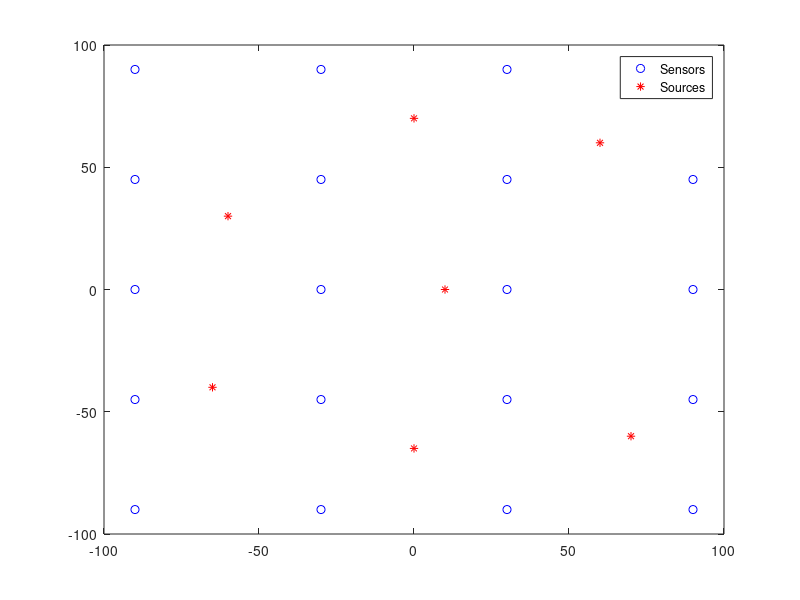

Here is the MATLAB script that generated this plot:
%Attack example 1 
s = [40,40,-40,-40,40,0,-40,0,10;40,-40,40,-40,0,40,0,-40,5];
xTrue = [10,20,0;-10,0,-10];
%Attack example 2 
s = [40,40,-40,-40,40,0,-40,0;40,-40,40,-40,0,40,0,-40];
xTrue = [10,-20,30;-100,-25,20];
%Attack example 3 
s = [40,40,-40,-40,40,0,-40,0;40,-40,40,-40,0,40,0,-40];
xTrue = [10,-20,30;-10,-25,20];
%Attack example 4 
s = [800,300,1500,-600;600,450,-1000,700];
xTrue = [1000,-200,300;-1000,-250,200];
%Attack example 5 
s = [0,50,-50,-50,100,-100,-100;
    0,-50,50,-50,-100,100,-100];
xTrue = [151,149;148,152];
%Attack example 6
s = [800,300,1500,-600,1500,1000,-1000,-1000,0;600,450,-1000,700,800,0,0,-1000,-1500];
xTrue = [1000,-200,300;-1000,-250,200];
%Attack example 7 
s = [0,0,0,0,0,0,0,0,0,0,0,-100,100,-200,200,-300,300,-400,400,-500,500;
    0,-100,100,-200,200,-300,300,-400,400,-500,500,0,0,0,0,0,0,0,0,0,0];
xTrue = [1500,500;2000,1000];
% %Attack example 8 
s = [-90,-90,-90,-90,-90,-30,-30,-30,-30,-30,30, 30,30,30,30,90,90,90,90,90;
     -90,-45,0,45,90,-90,-45,0,45,90,-90,-45,0,45,90,-90,-45,0,45,90];
xTrue = [0,60,-60,-65,70,0,10;
        70,60,30,-40,-60,-65,0];

plot(s(1,:), s(2,:),'bo', xTrue(1,:), xTrue(2,:), 'r*');
legend({'Sensors', 'Sources'});